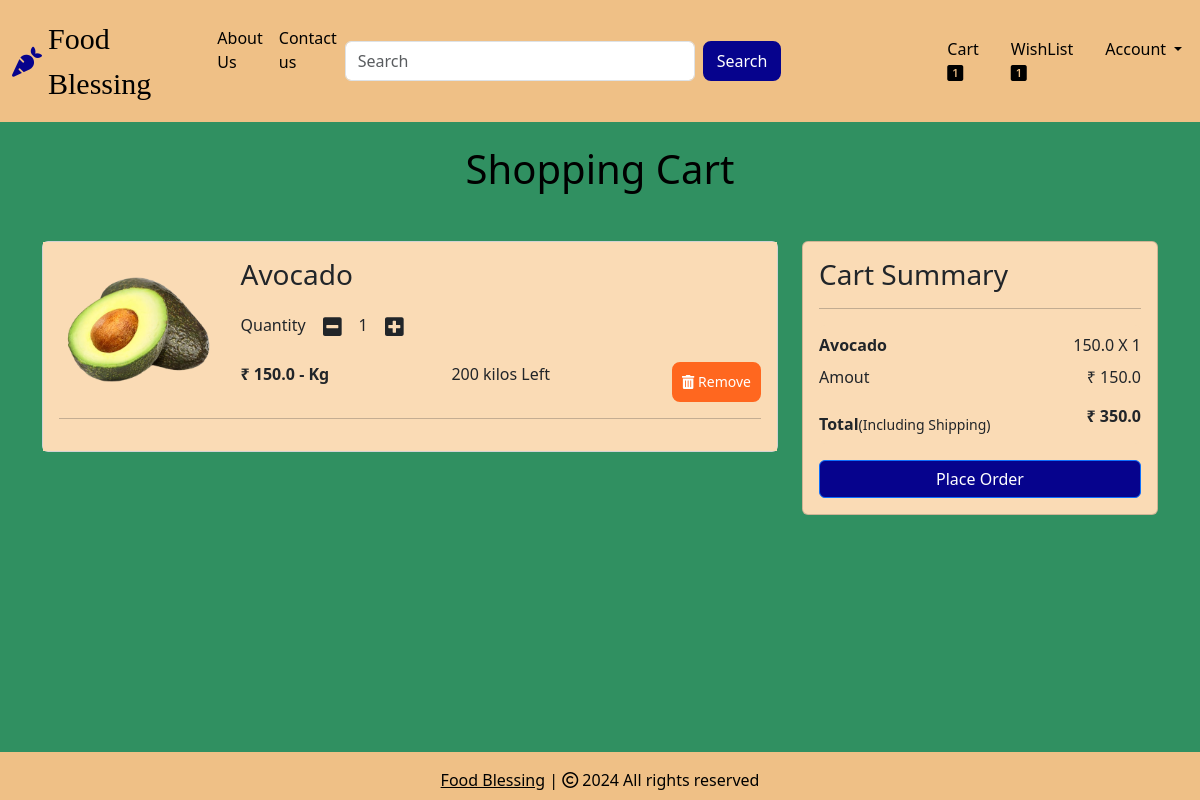
Page /cart (signed in) on the committed database.
### website/models.py (models this page shows, shortened)
class Cart(db.Model):
    id = db.Column(db.Integer, primary_key=True)
    quantity = db.Column(db.Integer, nullable=False)
    customer_link = db.Column(db.Integer, db.ForeignKey('customer.id'), nullable=False)
    product_link = db.Column(db.Integer, db.ForeignKey('product.id'), nullable=False)

class Product(db.Model):
    id = db.Column(db.Integer, primary_key=True)
    product_name = db.Column(db.String(100), nullable=False)
    current_price = db.Column(db.Float, nullable=False)
    previous_price = db.Column(db.Float, nullable=False)
    in_stock = db.Column(db.Integer, nullable=False)
    unit_of_measurement = db.Column(db.String(20))  # unit
    small_unit_of_measurement = db.Column(db.String(20)) #small
    product_picture = db.Column(db.String(1000), nullable=False)
    flash_sale = db.Column(db.Boolean, default=False)
    date_added = db.Column(db.DateTime, default=datetime.utcnow)
    carts = db.relationship('Cart', backref=db.backref('product', lazy=True))
    orders = db.relationship('Order', backref=db.backref('product', lazy=True))
    wishlist_items = db.relationship('Wishlist', backref=db.backref('product', lazy=True))

### website/views.py (the view)
@views.route('/cart')
@login_required
def show_cart():
    cart = Cart.query.filter_by(customer_link=current_user.id).all()
    amount = 0
    for item in cart:
        amount += item.product.current_price * item.quantity
    return render_template('cart.html', cart=cart, amount=amount, total=amount+200, wishlist=Wishlist.query.filter_by(customer_link=current_user.id).all()
                           if current_user.is_authenticated else [])

### website/__init__.py (called while the page is built)
def create_app():
    app = Flask(__name__)
    app.config['SECRET_KEY'] = 'hbnwdvbn ajnbsjn ahe'
    app.config['SQLALCHEMY_DATABASE_URI'] = f'sqlite:///{DB_NAME}'
    db.init_app(app)
    @app.errorhandler(404)
    def page_not_found(error):
        return render_template('404.html')
    login_manager = LoginManager()
    login_manager.init_app(app)
    login_manager.login_view = 'auth.login'
    @login_manager.user_loader
    def load_user(id):
        return Customer.query.get(int(id))
    from .views import views
    from .auth import auth
    from .admin import admin
    from .models import Customer, Cart, Product, Order
    app.register_blueprint(views, url_prefix='/') # localhost:5000/about-us
    app.register_blueprint(auth, url_prefix='/') # localhost:5000/auth/change-password
    app.register_blueprint(admin, url_prefix='/')
    return app

### website/templates/cart.html (shortened to what this page needs)
{% extends 'base.html' %}
{% block body %}
<div class="container my-5">
    <div class="row">
        {% if cart %}
        <h1 class="text-center mb-5" style="color: rgb(0, 0, 0); margin-top: -25px;">Shopping Cart</h1>
        <div class="col-sm-8">
            <div class="card">
                <div class="card-body" style="background-color: rgb(250, 219, 181);">
                    {% for item in cart %}
                    <div class="row cart-item">
                        <div class="col-sm-3 text-center align-self-center">
                            <img src="{{ item.product.product_picture }}" alt="" class="img-fluid " height="150px"
                                width="150px" style="background-color: rgb(250, 219, 181);">
                        </div>
                        <div class="col-sm-9">
                            <div>
                                <h3>{{ item.product.product_name }}</h3>
                                <div class="my-3">
                                    <label for="quantity">Quantity</label>
                                    <a class="minus-cart btn" pid="{{item.id}}"><i
                                            class="fas fa-minus-square fa-lg"></i></a>
                                    <span id="quantity">{{ item.quantity }}</span>
                                    <a class="plus-cart btn " pid="{{ item.id }}"><i
                                            class="fas fa-plus-square fa-lg"></i></a>
                                </div>
                                <div class="d-flex justify-content-between">
                                    <p class="mb-0"><span><strong>₹ {{ item.product.current_price }} - {{ item.product.small_unit_of_measurement }}</strong></span></p>
                                    <div class="row">
                                        {% if item.product.in_stock == 1 %}
                                        <p>{{ item.product.in_stock }} {{ item.product.small_unit_of_measurement }} Left</p>
                                        {% elif item.product.in_stock > 0 %}
                                        <p>{{ item.product.in_stock }} {{ item.product.unit_of_measurement }} Left</p>
                                        {% else %}
                                        <p style="color: red;">Come back later</p>
                                        {% endif %}
                                    </div>
                                    <button class="remove-cart btn btn-sm btn-secondary mr-3" pid="{{ item.id }}"
                                        style="background-color: #ff671f; border-color: #ff671f;">
                                        <i class="fas fa-trash-alt"></i> Remove
                                    </button>
                                </div>
                            </div>
                        </div>
                    </div>
                    <hr>
                    {% endfor %}
                </div>
            </div>
        </div>
        <div class="col-sm-4">
            <div class="card" style="background-color: rgb(250, 219, 181);">
                <div class="card-body">
                    <h3>Cart Summary </h3>
                    <hr color="black">
                    <ul class="list-group">
                        {% for item in cart %}
                        <li style="background-color: rgb(250, 219, 181);"
                            class="list-group-item d-flex justify-content-between align-items-center border-0 px-0 pb-0">
                            <strong>{{item.product.product_name}}</strong><span
                                id="amount">{{item.product.current_price}} X <span
                                    id="quantity{{item.id}}">{{ item.quantity}}</span></span></li>
                        {% endfor %}
                        <li style="background-color: rgb(250, 219, 181);"
                            class="list-group-item d-flex justify-content-between align-items-center border-0 px-0 pb-0">
                            Amout <span>₹ <span id="amount_tt">{{ amount }}</span></span></li>
                        <li style="background-color: rgb(250, 219, 181);"
                            class="list-group-item d-flex justify-content-between align-items-center border-0 px-0 mb-3">
                            <div style="margin-top: 15px;">
                                <strong>Total</strong><small>(Including Shipping)</small>
                            </div>
                            <span><strong>₹ </strong><span id="totalamount"><strong>{{ total }}</strong></span></span>
                        </li>
                    </ul>
                    <div class="d-grid"><a href="/place-order" class="btn btn-primary"
                            style="background-color: #06038d;">Place Order</a></div>
                </div>
            </div>
        </div>
        {% else %}
        <h1 class="text-center mb-5" style="color: rgb(0, 0, 0);">Your Cart is Empty</h1>
        {% endif %}
    </div>
</div>
{% endblock %}

### website/static/css/style.css (style rules this page uses)
.d-flex .btn { background: #06038d; border: 2px solid #06038d; border-radius: 8px; color: #fff; }

### rows in the picture
Cart: product.product_picture (picture), product.product_name "Avocado", quantity "1", product.current_price "150.0", product.small_unit_of_measurement "Kg", product.in_stock "200", product.unit_of_measurement "kilos"

### other values in the picture
{{ amount }} "150.0"
{{ total }} "350.0"
